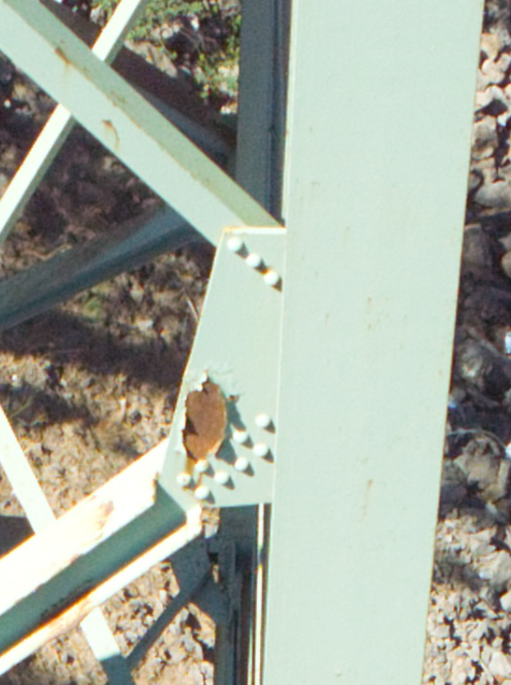
#> input picture py_scripts_docs/2.PNG, 511 x 685 px
$ python Canny_EdgeDetection.py
#> lines starting #> are read from the running program, lines starting #| are printed output that depends on the picture
# -*- coding: utf-8 -*-
"""
Created on Thu Mar  2 14:48:11 2023

@author: kenneyke
"""
import numpy as np
from matplotlib import pyplot as plt
import tkinter as tk
from tkinter import filedialog
import cv2

# Load the image
root = tk.Tk()
IMAGE = filedialog.askopenfilename(title="Select Data")
#> the answer given: 2.PNG
root.withdraw()

image = cv2.imread(IMAGE)
#> image is the input picture: shape (685, 511, 3); mean B, G, R 158.4, 171.1, 164.7
# Convert to grayscale
gray_image = cv2.cvtColor(image, cv2.COLOR_BGR2GRAY)
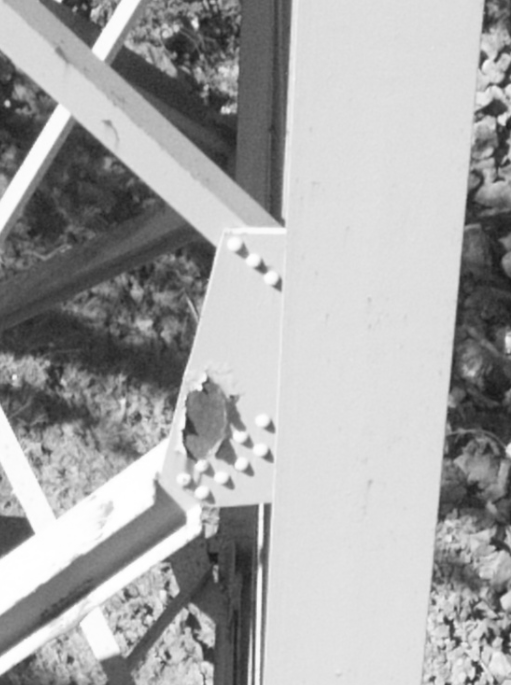
#> gray_image: shape (685, 511); min 24, max 255, mean 167.7

# Apply Canny edge detection to obtain edges
canny_edges = cv2.Canny(gray_image, 50, 200)
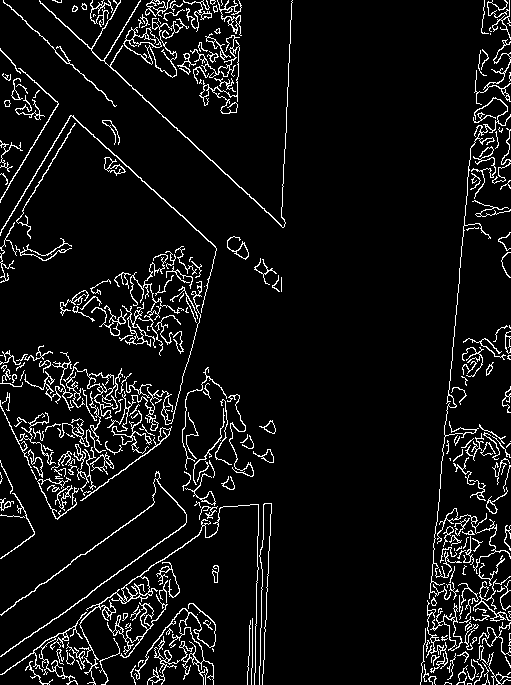
#> canny_edges: shape (685, 511); 7% white in thin lines or dots

# Apply a binary threshold to the edges to create a binary mask
threshold_value = 127
max_value = 255
ret, binary_mask = cv2.threshold(canny_edges, threshold_value, max_value, cv2.THRESH_BINARY)
#> ret = 127

# Apply opening to remove non-straight edges
kernel = np.ones((5,5),np.uint8)
opened_mask = cv2.morphologyEx(binary_mask, cv2.MORPH_OPEN, kernel)
#> opened_mask: shape (685, 511); every value is 0

# Apply the binary mask to the original image to extract the object
extracted_object = cv2.bitwise_and(image, image, mask=binary_mask)
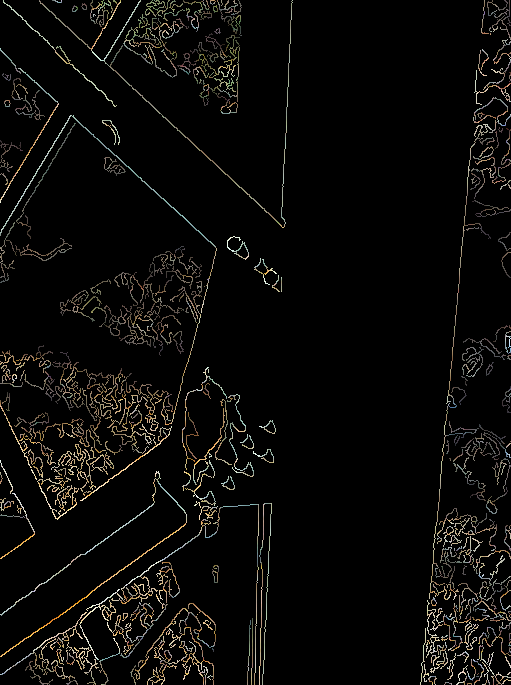
#> extracted_object: shape (685, 511, 3); mean B, G, R 8.4, 9.9, 10.7

# Display the extracted object
cv2.imshow('Extracted Object', extracted_object)
cv2.waitKey(0)
cv2.destroyAllWindows()

plt.imshow(binary_mask)
